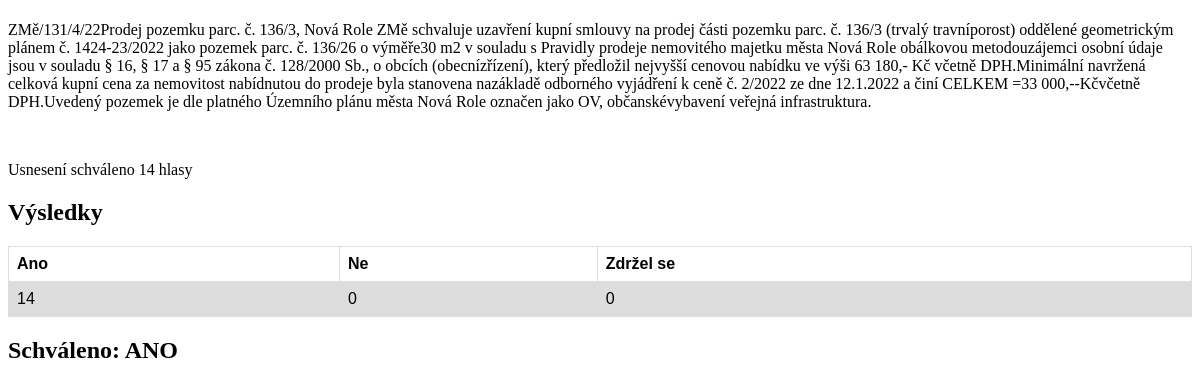
The app's page /scrapping/1751/ with its own data.
### scrapping/models.py (models this page shows, shortened)
class Resolution(models.Model):
    name = models.CharField(max_length=50)
    text = models.CharField(max_length=1000)
    result_text = models.CharField(max_length=200)
    vote_yes = models.IntegerField(default=0)
    vote_no = models.IntegerField(default=0)
    vote_neutral = models.IntegerField(default=0)
    date = models.DateField(default=datetime.date(2020, 1, 1))
    category = models.CharField(max_length=50, default='Category')
    link = models.CharField(max_length=200, default='google.com')
    def voting_result(self):
        quorum = ceil((self.vote_yes + self.vote_no + self.vote_neutral)/2)
        return self.vote_yes >= quorum

### scrapping/views.py (the view)
# urls.py: path('<int:res_id>/', views.detail, name='detail')
def detail(request, res_id):
    resolution = get_object_or_404(Resolution, pk=res_id)
    return render(request, 'detail.html', {'resolution': resolution})

### scrapping/templates/detail.html (shortened to what this page needs)
<!DOCTYPE html>
<html lang="en">
<head>
</head>
<body>
    <p>{{ resolution.text }}</p>
    <br>
    <p>{{ resolution.result_text }}</p>
    <h2>Výsledky</h2>
    <table style="width:100%">
      <tr>
        <th>Ano</th>
        <th>Ne</th>
        <th>Zdržel se</th>
      </tr>
      <tr>
        <td>{{ resolution.vote_yes }}</td>
        <td>{{ resolution.vote_no }}</td>
        <td>{{ resolution.vote_neutral }}</td>
      </tr>
    </table>
    <h2>Schváleno:
        {% if resolution.voting_result %}
            ANO
        {% else %}
            NE
        {% endif %}
    </h2>
</body>
</html>

### scrapping/templates/detail.html (style rules this page uses)
table { font-family: arial, sans-serif; border-collapse: collapse; width: 100%; }
td, th { border: 1px solid #dddddd; text-align: left; padding: 8px; }
tr:nth-child(even) { background-color: #dddddd; }

### records on screen
Resolution: text "ZMě/131/4/22Prodej pozemku parc. č. 136/3, Nová Role ZMě schvaluje uzavření kupní smlouvy na prodej části pozemku parc. č. 136/3 (trvalý travníporost) oddělené geometrickým plánem č. 1424-23/2022 jako pozemek parc. č. 136/26 o výměře30 m2 v souladu s Pravidly prodeje nemovitého majetku města Nová Role obálkovou metodouzájemci osobní údaje jsou v souladu § 16, § 17 a § 95 zákona č. 128/2000 Sb., o obcích (obecnízřízení), který předložil nejvyšší cenovou nabídku ve výši 63 180,- Kč včetně DPH.Minimální navržená celková kupní cena za nemovitost nabídnutou do prodeje byla stanovena nazákladě odborného vyjádření k ceně č. 2/2022 ze dne 12.1.2022 a činí CELKEM =33 000,--Kčvčetně DPH.Uvedený…", result_text "Usnesení schváleno 14 hlasy", vote_yes "14", vote_no "0", vote_neutral "0"
